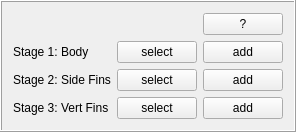
           <widget class="QFrame" name="frame_stage_skin">
            <property name="enabled">
             <bool>true</bool>
            </property>
            <property name="frameShape">
             <enum>QFrame::Box</enum>
            </property>
            <property name="frameShadow">
             <enum>QFrame::Raised</enum>
            </property>
            <layout class="QGridLayout" name="gridLayout_11">
             <item row="7" column="0">
              <widget class="QLabel" name="label_2">
               <property name="sizePolicy">
                <sizepolicy hsizetype="Expanding" vsizetype="Preferred">
                 <horstretch>1</horstretch>
                 <verstretch>0</verstretch>
                </sizepolicy>
               </property>
               <property name="text">
                <string>Stage 3: Vert Fins</string>
               </property>
              </widget>
             </item>
             <item row="4" column="0">
              <widget class="QLabel" name="label">
               <property name="sizePolicy">
                <sizepolicy hsizetype="Expanding" vsizetype="Preferred">
                 <horstretch>2</horstretch>
                 <verstretch>0</verstretch>
                </sizepolicy>
               </property>
               <property name="text">
                <string>Stage 1: Body</string>
               </property>
              </widget>
             </item>
             <item row="4" column="1">
              <widget class="QPushButton" name="btn_stage1_select">
               <property name="sizePolicy">
                <sizepolicy hsizetype="Expanding" vsizetype="Fixed">
                 <horstretch>0</horstretch>
                 <verstretch>0</verstretch>
                </sizepolicy>
               </property>
               <property name="text">
                <string>select</string>
               </property>
              </widget>
             </item>
             <item row="5" column="1">
              <widget class="QPushButton" name="btn_stage2_select">
               <property name="sizePolicy">
                <sizepolicy hsizetype="Expanding" vsizetype="Fixed">
                 <horstretch>1</horstretch>
                 <verstretch>0</verstretch>
                </sizepolicy>
               </property>
               <property name="text">
                <string>select</string>
               </property>
              </widget>
             </item>
             <item row="4" column="2">
              <widget class="QPushButton" name="btn_stage1_add">
               <property name="sizePolicy">
                <sizepolicy hsizetype="Expanding" vsizetype="Fixed">
                 <horstretch>0</horstretch>
                 <verstretch>0</verstretch>
                </sizepolicy>
               </property>
               <property name="text">
                <string>add</string>
               </property>
              </widget>
             </item>
             <item row="5" column="2">
              <widget class="QPushButton" name="btn_stage2_add">
               <property name="sizePolicy">
                <sizepolicy hsizetype="Expanding" vsizetype="Fixed">
                 <horstretch>1</horstretch>
                 <verstretch>0</verstretch>
                </sizepolicy>
               </property>
               <property name="text">
                <string>add</string>
               </property>
              </widget>
             </item>
             <item row="0" column="2">
              <widget class="QPushButton" name="pushButton_18">
               <property name="enabled">
                <bool>true</bool>
               </property>
               <property name="sizePolicy">
                <sizepolicy hsizetype="Expanding" vsizetype="Fixed">
                 <horstretch>0</horstretch>
                 <verstretch>0</verstretch>
                </sizepolicy>
               </property>
               <property name="text">
                <string>?</string>
               </property>
              </widget>
             </item>
             <item row="7" column="1">
              <widget class="QPushButton" name="btn_stage3_select">
               <property name="sizePolicy">
                <sizepolicy hsizetype="Expanding" vsizetype="Fixed">
                 <horstretch>0</horstretch>
                 <verstretch>0</verstretch>
                </sizepolicy>
               </property>
               <property name="text">
                <string>select</string>
               </property>
              </widget>
             </item>
             <item row="7" column="2">
              <widget class="QPushButton" name="btn_stage3_add">
               <property name="sizePolicy">
                <sizepolicy hsizetype="Expanding" vsizetype="Fixed">
                 <horstretch>0</horstretch>
                 <verstretch>0</verstretch>
                </sizepolicy>
               </property>
               <property name="text">
                <string>add</string>
               </property>
              </widget>
             </item>
             <item row="5" column="0">
              <widget class="QLabel" name="label_3">
               <property name="sizePolicy">
                <sizepolicy hsizetype="Expanding" vsizetype="Preferred">
                 <horstretch>1</horstretch>
                 <verstretch>0</verstretch>
                </sizepolicy>
               </property>
               <property name="text">
                <string>Stage 2: Side Fins</string>
               </property>
              </widget>
             </item>
            </layout>
           </widget>
